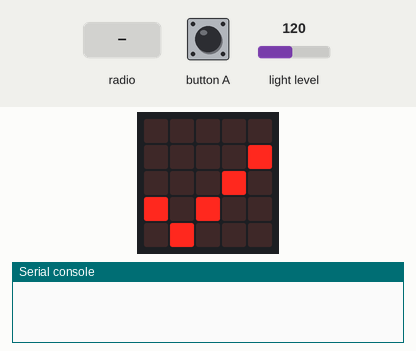
The program below on a simulated Calliope mini (MakeCode). On the bench: the board's 5×5 LED display, the last lines printed to the serial console. The test bench sets the inputs (shaded band); at power-on: light level 120. No radio messages arrive unless stated (any console line starting 'radio sent:' is added by the test bench).

Above: at 0.1 s.
1.4 s: button A pressed for 0.15 s
At 1.75 s:
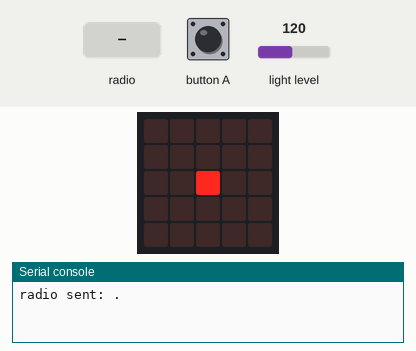
3.4 s: radio message "-" arrives
At 4.5 s:
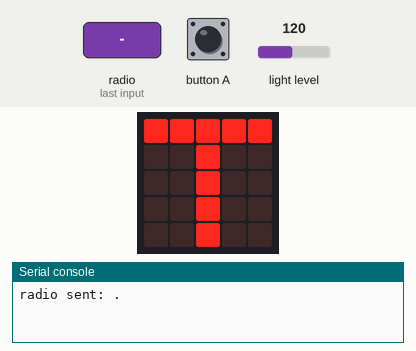
6.2 s: radio message "." arrives
At 7.3 s:
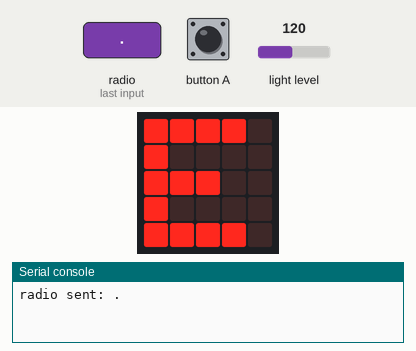
9.0 s: button A pressed for 1 s
At 10.2 s:
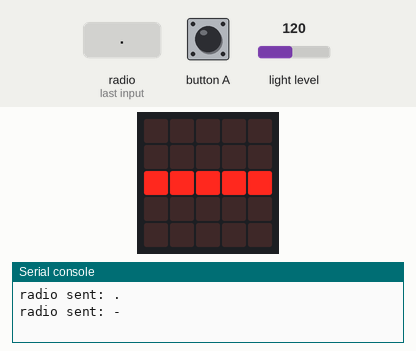
11.9 s: button A pressed for 3.2 s
Timing chart, 0 to 14.9 s (numbered marks = the images above; inputs shaded):
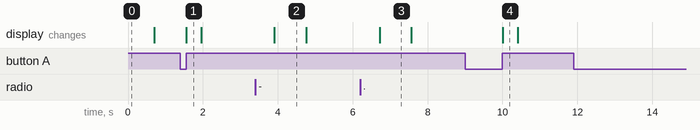

The program:

main.ts
```typescript
control.onEvent(EventBusSource.MICROBIT_ID_BUTTON_A, EventBusValue.MICROBIT_BUTTON_EVT_UP, function () {
    Stop = input.runningTime()
    Gedrueckt = Stop - Start
    if (Gedrueckt > StrichPunktLaenge) {
        radio.sendString("-")
        basic.showLeds(`
            . . . . .
            . . . . .
            # # # # #
            . . . . .
            . . . . .
            `)
    } else {
        radio.sendString(".")
        basic.showLeds(`
            . . . . .
            . . . . .
            . . # . .
            . . . . .
            . . . . .
            `)
    }
    basic.clearScreen()
})
// dah = 3 * dit = 600
Event_Extension.LightPulse(127, 500, 700, function () {
    Empfangen = "-"
    ZeitpunktEmpfangen = input.runningTime()
})
control.onEvent(EventBusSource.MICROBIT_ID_BUTTON_A, EventBusValue.MICROBIT_BUTTON_EVT_DOWN, function () {
    Start = input.runningTime()
})
// dit = 200
Event_Extension.LightPulse(127, 100, 300, function () {
    Empfangen = "."
    ZeitpunktEmpfangen = input.runningTime()
})
radio.onReceivedString(function (receivedString) {
    Empfangen = receivedString
    ZeitpunktEmpfangen = input.runningTime()
})
let Position = 0
let Pause = 0
let Start = 0
let Gedrueckt = 0
let Stop = 0
let ZeitpunktEmpfangen = 0
let Empfangen = ""
let StrichPunktLaenge = 0
StrichPunktLaenge = 300
// 3 * dit = 600
let PauseNeuerBuchstabe = 500
Empfangen = ""
ZeitpunktEmpfangen = 0
let AlleZeichen = "**ETIANMSURWDKGOHVF*L*PJBXCYZQ**"
radio.setGroup(1)
radio.setTransmitPower(7)
basic.showIcon(IconNames.Yes)
basic.pause(100)
basic.clearScreen()
basic.forever(function () {
    Pause = input.runningTime() - ZeitpunktEmpfangen
    if (Pause >= PauseNeuerBuchstabe) {
        if (Position > 1) {
            basic.showString(AlleZeichen.charAt(Position))
            basic.pause(100)
            basic.clearScreen()
        }
        Position = 1
    } else {
        if (Empfangen != "") {
            if (Empfangen == "-") {
                Position = 2 * Position + 1
            } else {
                Position = 2 * Position
            }
            Empfangen = ""
        }
    }
})
```

event_extension.ts
```typescript
namespace Event_Extension {

/**
* light higher Event
*/
//% block="wenn Lichtstärke grösser als %level" level.defl=127
export function LightHigherThan(level: number, body: () => void): void {
control.inBackground(function () {
    while (true) {
        if (input.lightLevel() > level) {
            body()
        }
        basic.pause(10)
    }
})
}

/**
* light pulse Event
*/
//% block="wenn Lichtstärke grösser als %level und zwischen %pulse_low und %pulse_high" level.defl=127 pulse_low.defl=400 pulse_high.defl=800
export function LightPulse(level: number, pulse_low:number, pulse_high:number, body: () => void): void {
control.inBackground(function () {
    let pulsed: boolean = false;
    let LightPulseHigh: boolean = false;
    let TimePulseHigh: number = 0;
    let TimePulseStart:number = 0;

    while (true) {
        pulsed = false;
        if (input.lightLevel() > level) {
            if (!(LightPulseHigh)) {
                LightPulseHigh = true;
                TimePulseStart = input.runningTime()
            }
        } else {
            if (LightPulseHigh) {
                TimePulseHigh = input.runningTime() - TimePulseStart
                if (TimePulseHigh > pulse_low && TimePulseHigh < pulse_high) {
                    pulsed = true;
                }
                LightPulseHigh = false;
            }
        }
        if (pulsed) {
            body()
        }
        basic.pause(10)
    }
})
}

}
```

test.ts
```typescript
// Hier kann man Tests durchführen; diese Datei wird nicht kompiliert, wenn dieses Paket als Erweiterung verwendet wird.
```

Measured:
- after the input at 1.4 s, the display: changes after 0.15 s (image 1)
- after the input at 3.4 s, the display: changes after 0.50 s (image 2)
- after the input at 6.2 s, the display: changes after 0.52 s (image 3)
- after the input at 9.0 s, the display: changes after 1.0 s (image 4)
- what the display in image 1 shows lasts 0.4 s, from 1.6 s to 2.0 s
- what the display in image 2 shows lasts 0.9 s, from 3.9 s to 4.8 s
